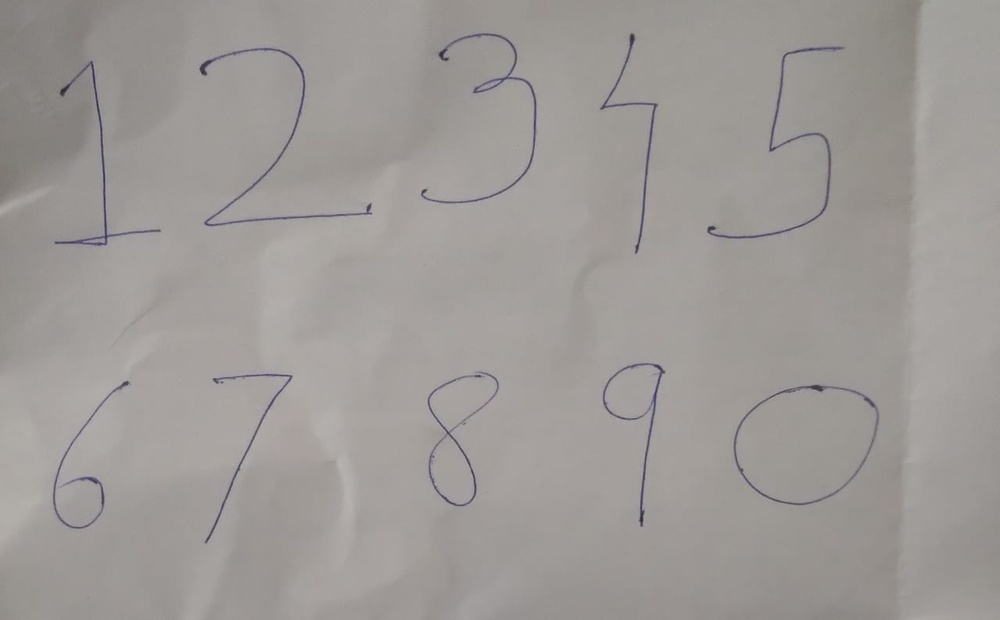
#> input picture zerotonine.jpg, 1000 x 620 px, shrunk from 1279 x 793 before the run
$ jupyter execute new.ipynb
#> lines starting #> are read from the running program, lines starting #| are printed output that depends on the picture; after the words box and inside, x2 and y2 are one past the last pixel; in counts of white or black regions, pixels touching at a corner belong together
[cell 1]
import cv2
import matplotlib.pyplot as plt
import numpy as np

[cell 2]
image = cv2.imread('zerotonine.jpg')
#> image is the input picture: shape (620, 1000, 3); mean B, G, R 151.1, 154.1, 158.3
image = cv2.cvtColor(image,cv2.COLOR_BGR2GRAY)
#> image: shape (620, 1000)
plt.imshow(image,cmap="gray")
image.shape
#> Out = (620, 1000)

Denosing

[cell 3]
image = cv2.fastNlMeansDenoising(image,None,10,7,21)
plt.imshow(image,cmap="gray")

Otsu

[cell 4]
# [9 lines of commented-out code are left out]

Thining and skeletonization

[cell 5]
kernel = np.ones((5,5),np.uint8)
erosion = cv2.erode(image,kernel,iterations = 1)
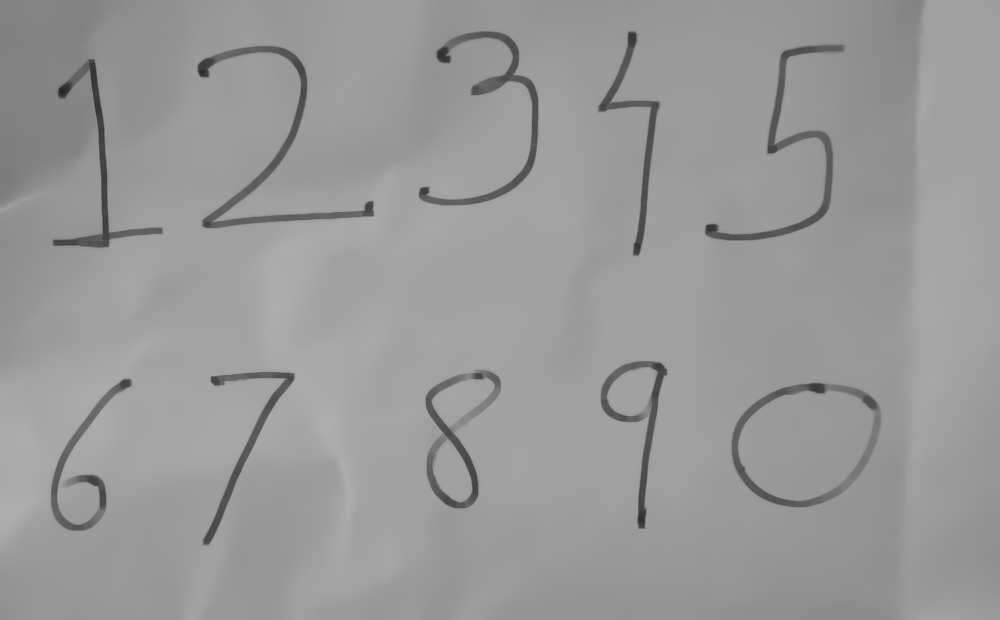
#> erosion: shape (620, 1000); min 41, max 174, mean 152.7
#dilate and erode is oppposite of each other.we are dilating/eroding the backgrounf and not the foreground
plt.imshow(erosion,cmap='gray')

adaptive

[cell 6]
adapImage = cv2.adaptiveThreshold(erosion,255,cv2.ADAPTIVE_THRESH_GAUSSIAN_C,cv2.THRESH_BINARY_INV,19,8)
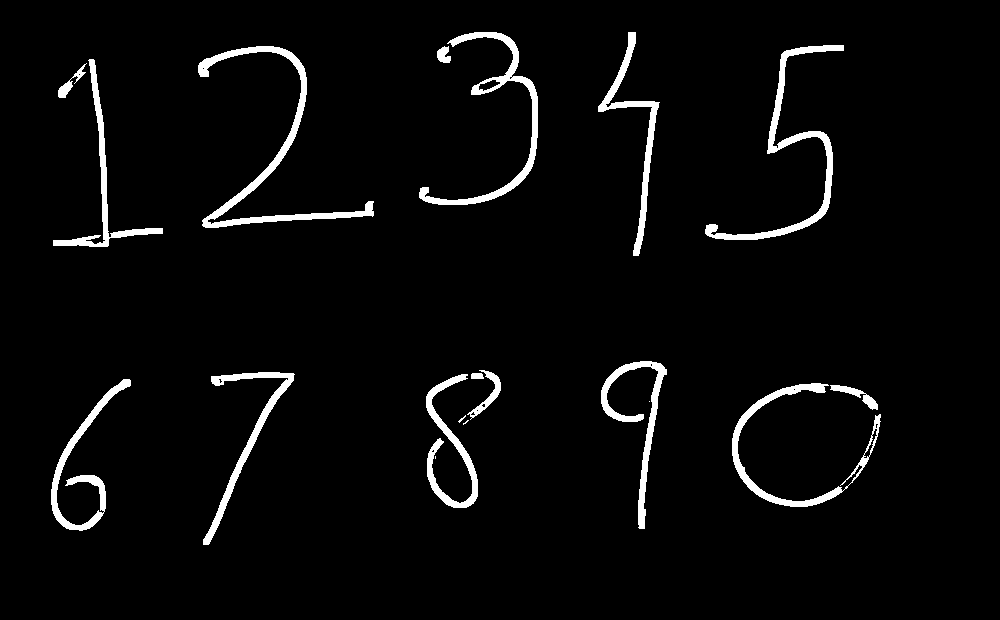
#> adapImage: shape (620, 1000); 3.7% white; 19 white regions (4 under 20 px), largest, box (x1, y1, x2, y2) and area: (198, 46, 374, 228) 3254, (705, 45, 844, 240) 2726, (419, 32, 538, 205) 2483
plt.imshow(adapImage,cmap="gray")

$ run again, with eight.jpg copied over zerotonine.jpg
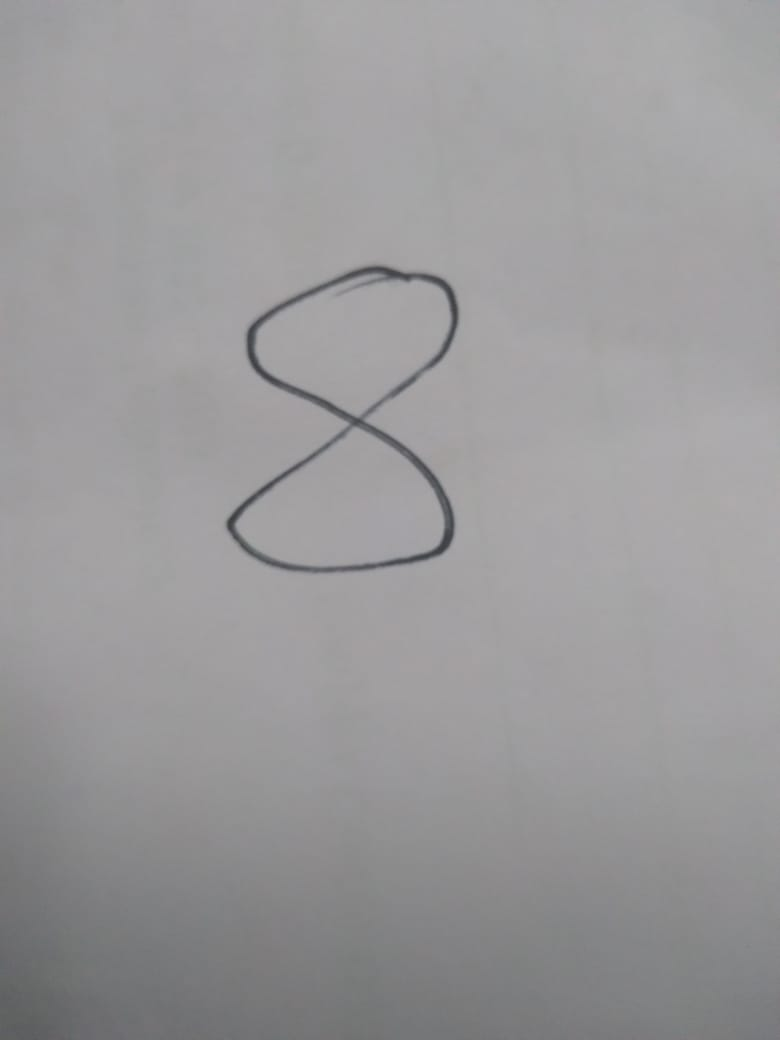
#> input picture eight.jpg, 780 x 1040 px
#> image is the input picture: shape (1040, 780, 3); mean B, G, R 154.9, 153.5, 154.5
#> `adapImage = cv2.adaptiveThreshold(erosion,255,cv2.ADAPTIVE_THRESH_GAUS..`:
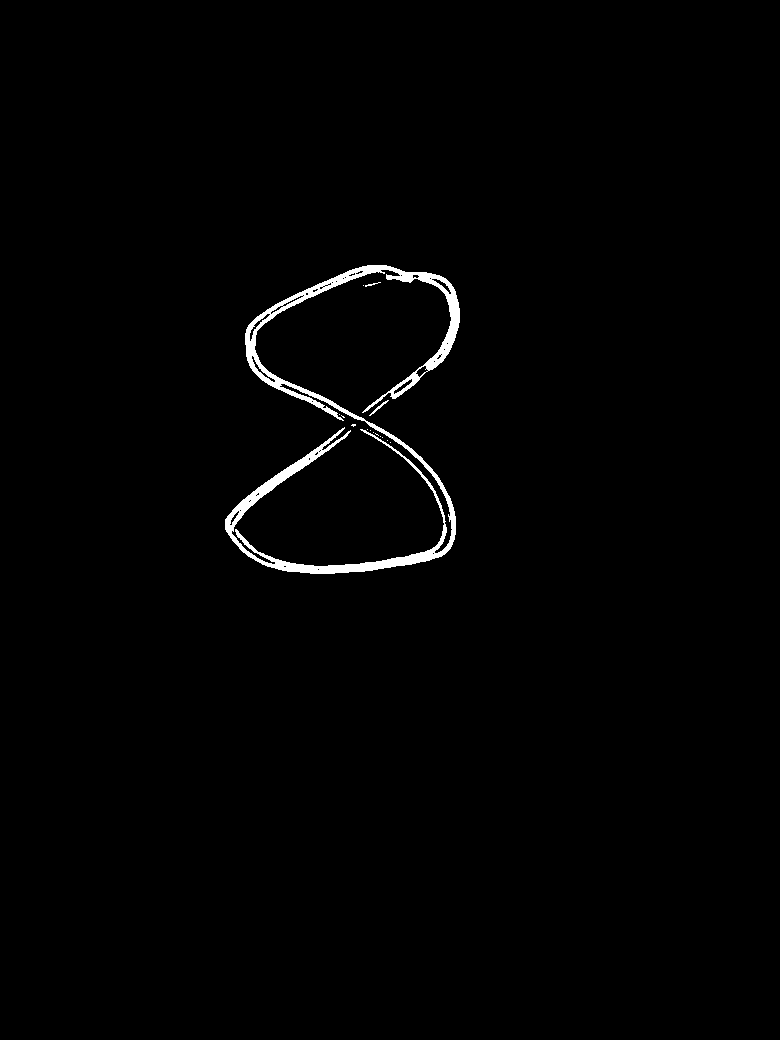
#> adapImage: shape (1040, 780); 1.1% white; 15 white regions (12 under 20 px), largest, box (x1, y1, x2, y2) and area: (225, 265, 460, 574) 8950, (369, 400, 389, 416) 50, (365, 282, 381, 287) 24

$ run again, with eight2.jpg copied over zerotonine.jpg
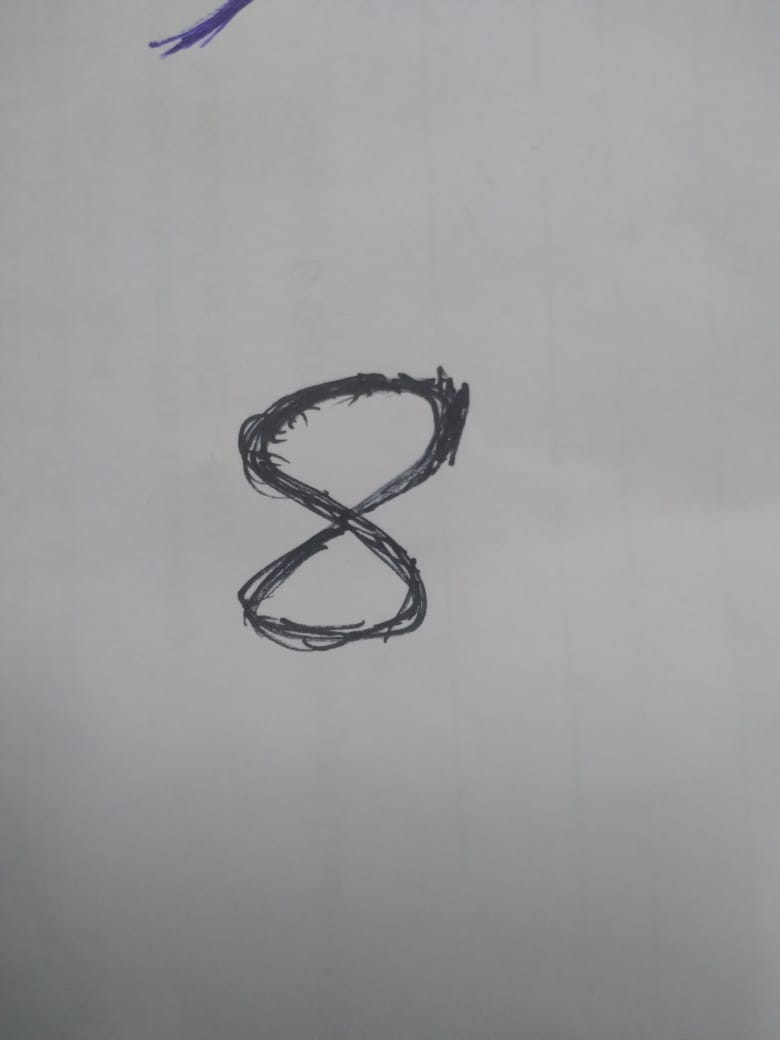
#> input picture eight2.jpg, 780 x 1040 px
#> image is the input picture: shape (1040, 780, 3); mean B, G, R 156.7, 155.4, 155.4
#> `erosion = cv2.erode(image,kernel,iterations = 1)`:
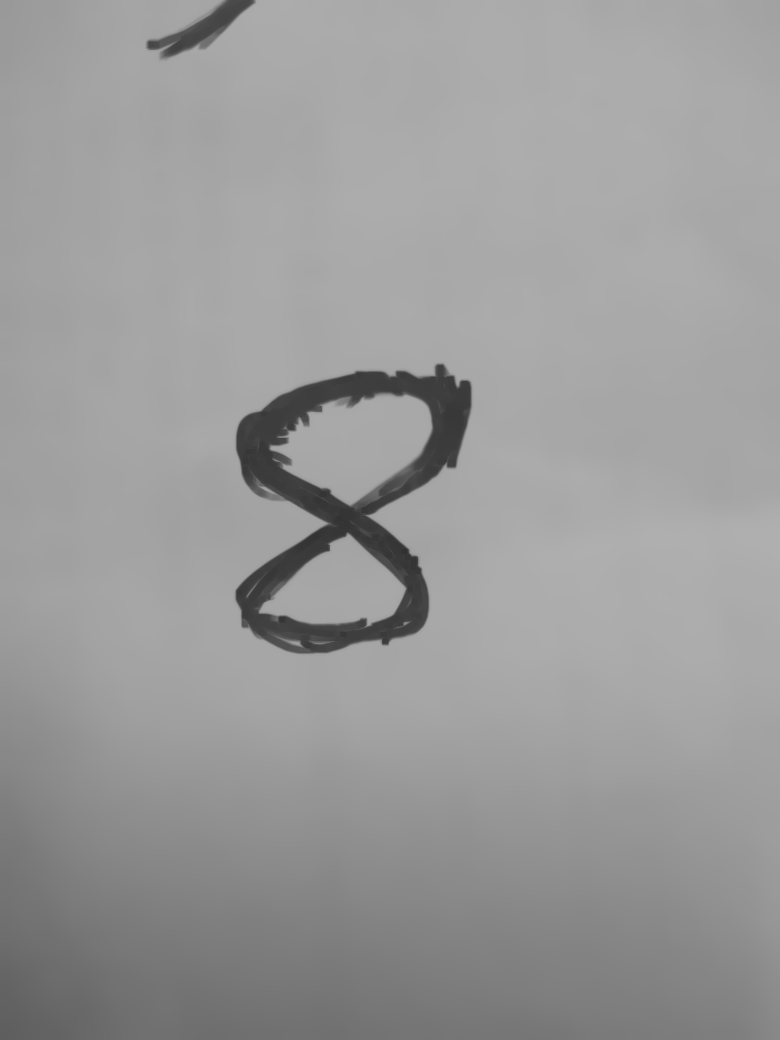
#> erosion: shape (1040, 780); min 49, max 175, mean 154.2
#> `adapImage = cv2.adaptiveThreshold(erosion,255,cv2.ADAPTIVE_THRESH_GAUS..`:
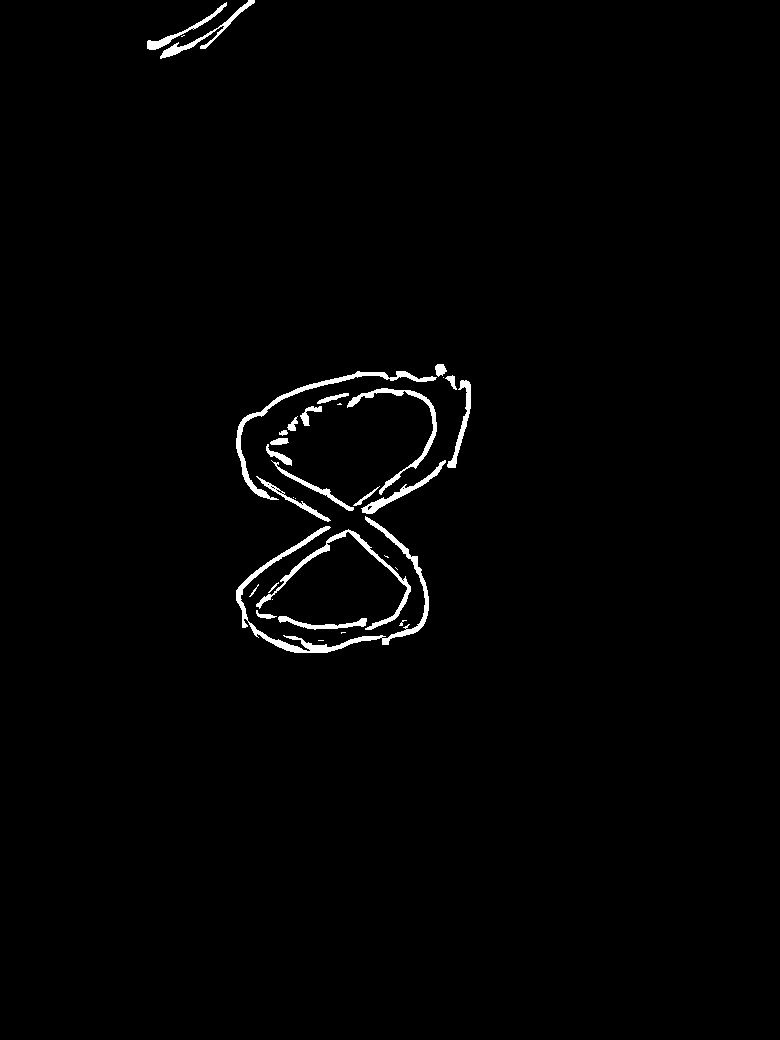
#> adapImage: shape (1040, 780); 1.3% white; 34 white regions (11 under 20 px), largest, box (x1, y1, x2, y2) and area: (236, 516, 429, 653) 2438, (236, 371, 437, 500) 1423, (256, 529, 411, 630) 1143
